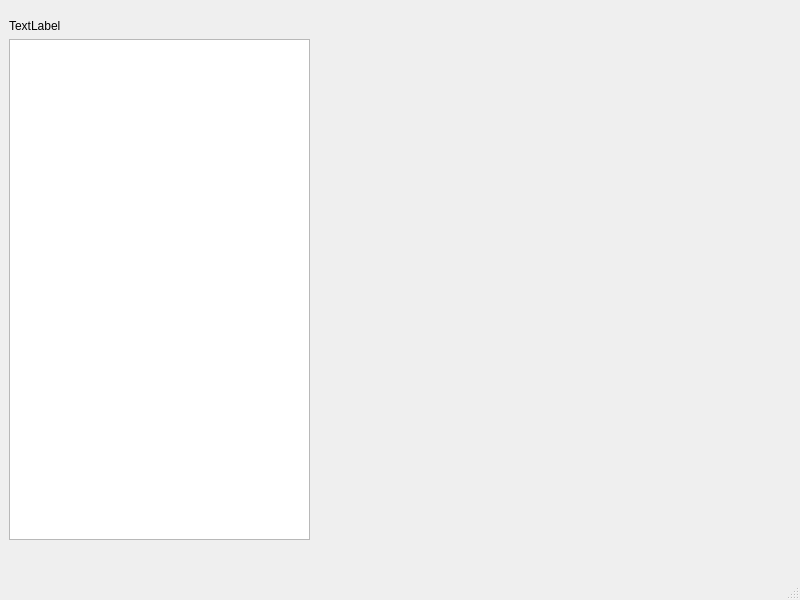
<?xml version="1.0" encoding="UTF-8"?>
<ui version="4.0">
 <class>CrestPage</class>
 <widget class="QMainWindow" name="CrestPage">
  <property name="geometry">
   <rect>
    <x>0</x>
    <y>0</y>
    <width>800</width>
    <height>600</height>
   </rect>
  </property>
  <property name="windowTitle">
   <string>MainWindow</string>
  </property>
  <widget class="QWidget" name="centralwidget">
   <widget class="QWidget" name="verticalLayoutWidget">
    <property name="geometry">
     <rect>
      <x>9</x>
      <y>19</y>
      <width>301</width>
      <height>521</height>
     </rect>
    </property>
    <layout class="QVBoxLayout" name="verticalLayout">
     <item>
      <widget class="QLabel" name="CrestImage">
       <property name="text">
        <string>TextLabel</string>
       </property>
      </widget>
     </item>
     <item>
      <widget class="QTableWidget" name="BuffTable"/>
     </item>
    </layout>
   </widget>
  </widget>
  <widget class="QMenuBar" name="menubar">
   <property name="geometry">
    <rect>
     <x>0</x>
     <y>0</y>
     <width>800</width>
     <height>26</height>
    </rect>
   </property>
  </widget>
  <widget class="QStatusBar" name="statusbar"/>
 </widget>
 <resources/>
 <connections/>
</ui>
